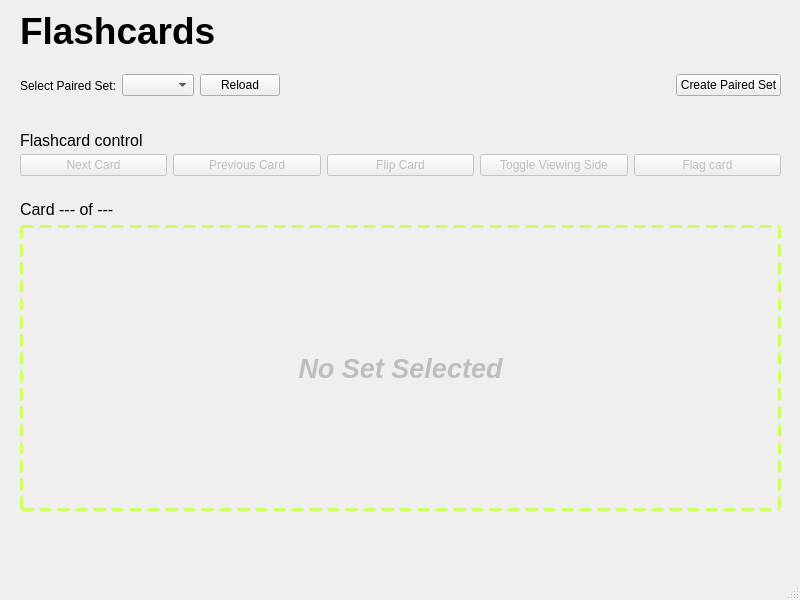
<?xml version="1.0" encoding="UTF-8"?>
<ui version="4.0">
 <class>Flashcards</class>
 <widget class="QMainWindow" name="Flashcards">
  <property name="geometry">
   <rect>
    <x>0</x>
    <y>0</y>
    <width>800</width>
    <height>600</height>
   </rect>
  </property>
  <property name="minimumSize">
   <size>
    <width>800</width>
    <height>600</height>
   </size>
  </property>
  <property name="maximumSize">
   <size>
    <width>800</width>
    <height>600</height>
   </size>
  </property>
  <property name="windowTitle">
   <string>MainWindow</string>
  </property>
  <widget class="QWidget" name="centralwidget">
   <widget class="QLabel" name="title">
    <property name="geometry">
     <rect>
      <x>20</x>
      <y>10</y>
      <width>271</width>
      <height>41</height>
     </rect>
    </property>
    <property name="font">
     <font>
      <pointsize>28</pointsize>
      <bold>true</bold>
     </font>
    </property>
    <property name="text">
     <string>Flashcards</string>
    </property>
   </widget>
   <widget class="QWidget" name="horizontalLayoutWidget">
    <property name="geometry">
     <rect>
      <x>20</x>
      <y>60</y>
      <width>761</width>
      <height>51</height>
     </rect>
    </property>
    <layout class="QHBoxLayout" name="horizontalLayout">
     <item>
      <widget class="QLabel" name="label">
       <property name="sizePolicy">
        <sizepolicy hsizetype="Fixed" vsizetype="Expanding">
         <horstretch>0</horstretch>
         <verstretch>0</verstretch>
        </sizepolicy>
       </property>
       <property name="text">
        <string>Select Paired Set:</string>
       </property>
      </widget>
     </item>
     <item>
      <widget class="QComboBox" name="fcSetBox"/>
     </item>
     <item>
      <widget class="QPushButton" name="reloadSetList">
       <property name="text">
        <string>Reload</string>
       </property>
      </widget>
     </item>
     <item>
      <spacer name="horizontalSpacer">
       <property name="orientation">
        <enum>Qt::Horizontal</enum>
       </property>
       <property name="sizeHint" stdset="0">
        <size>
         <width>40</width>
         <height>20</height>
        </size>
       </property>
      </spacer>
     </item>
     <item>
      <widget class="QPushButton" name="createPSet">
       <property name="text">
        <string>Create Paired Set</string>
       </property>
      </widget>
     </item>
    </layout>
   </widget>
   <widget class="QLabel" name="label_2">
    <property name="geometry">
     <rect>
      <x>20</x>
      <y>130</y>
      <width>131</width>
      <height>21</height>
     </rect>
    </property>
    <property name="font">
     <font>
      <pointsize>12</pointsize>
     </font>
    </property>
    <property name="text">
     <string>Flashcard control</string>
    </property>
   </widget>
   <widget class="QWidget" name="horizontalLayoutWidget_2">
    <property name="geometry">
     <rect>
      <x>20</x>
      <y>150</y>
      <width>761</width>
      <height>31</height>
     </rect>
    </property>
    <layout class="QHBoxLayout" name="horizontalLayout_2">
     <item>
      <widget class="QPushButton" name="nextCard">
       <property name="enabled">
        <bool>false</bool>
       </property>
       <property name="text">
        <string>Next Card</string>
       </property>
      </widget>
     </item>
     <item>
      <widget class="QPushButton" name="prevCard">
       <property name="enabled">
        <bool>false</bool>
       </property>
       <property name="text">
        <string>Previous Card</string>
       </property>
      </widget>
     </item>
     <item>
      <widget class="QPushButton" name="flipCard">
       <property name="enabled">
        <bool>false</bool>
       </property>
       <property name="toolTip">
        <string>&lt;html&gt;&lt;head/&gt;&lt;body&gt;&lt;p&gt;&lt;span style=&quot; font-size:10pt; font-weight:700;&quot;&gt;Flip Card&lt;/span&gt;&lt;/p&gt;&lt;p&gt;&lt;span style=&quot; font-size:10pt;&quot;&gt;This button &amp;quot;flips&amp;quot; the card, and displays the content on the other side of the card.&lt;/span&gt;&lt;/p&gt;&lt;/body&gt;&lt;/html&gt;</string>
       </property>
       <property name="text">
        <string>Flip Card</string>
       </property>
      </widget>
     </item>
     <item>
      <widget class="QPushButton" name="toggleVSide">
       <property name="enabled">
        <bool>false</bool>
       </property>
       <property name="toolTip">
        <string>&lt;html&gt;&lt;head/&gt;&lt;body&gt;&lt;p&gt;&lt;span style=&quot; font-size:10pt; font-weight:700;&quot;&gt;Toggle Viewing Side&lt;/span&gt;&lt;/p&gt;&lt;p&gt;&lt;span style=&quot; font-size:10pt;&quot;&gt;This feature changes which side of the flashcard you want to see first whenever you look at a new card.&lt;/span&gt;&lt;/p&gt;&lt;/body&gt;&lt;/html&gt;</string>
       </property>
       <property name="text">
        <string>Toggle Viewing Side</string>
       </property>
      </widget>
     </item>
     <item>
      <widget class="QPushButton" name="flagCard">
       <property name="enabled">
        <bool>false</bool>
       </property>
       <property name="toolTip">
        <string>&lt;html&gt;&lt;head/&gt;&lt;body&gt;&lt;p&gt;&lt;span style=&quot; font-size:10pt; font-weight:700;&quot;&gt;Flag Card&lt;/span&gt;&lt;/p&gt;&lt;p&gt;&lt;span style=&quot; font-size:10pt;&quot;&gt;This button allows you to flag this card for further revision, so you know to look at this card more closely next time.&lt;/span&gt;&lt;/p&gt;&lt;/body&gt;&lt;/html&gt;</string>
       </property>
       <property name="text">
        <string>Flag card</string>
       </property>
      </widget>
     </item>
    </layout>
   </widget>
   <widget class="QWidget" name="verticalLayoutWidget">
    <property name="geometry">
     <rect>
      <x>20</x>
      <y>200</y>
      <width>761</width>
      <height>311</height>
     </rect>
    </property>
    <layout class="QVBoxLayout" name="verticalLayout">
     <item>
      <widget class="QLabel" name="cardNumber">
       <property name="sizePolicy">
        <sizepolicy hsizetype="Preferred" vsizetype="Fixed">
         <horstretch>0</horstretch>
         <verstretch>0</verstretch>
        </sizepolicy>
       </property>
       <property name="font">
        <font>
         <pointsize>12</pointsize>
        </font>
       </property>
       <property name="text">
        <string>Card --- of ---</string>
       </property>
      </widget>
     </item>
     <item>
      <widget class="QLabel" name="cardContent">
       <property name="enabled">
        <bool>false</bool>
       </property>
       <property name="sizePolicy">
        <sizepolicy hsizetype="Expanding" vsizetype="Expanding">
         <horstretch>0</horstretch>
         <verstretch>0</verstretch>
        </sizepolicy>
       </property>
       <property name="font">
        <font>
         <pointsize>20</pointsize>
         <italic>true</italic>
         <bold>true</bold>
        </font>
       </property>
       <property name="styleSheet">
        <string notr="true">border: 3px dashed rgb(205, 255, 97);</string>
       </property>
       <property name="text">
        <string>No Set Selected</string>
       </property>
       <property name="alignment">
        <set>Qt::AlignCenter</set>
       </property>
      </widget>
     </item>
    </layout>
   </widget>
  </widget>
  <widget class="QMenuBar" name="menubar">
   <property name="geometry">
    <rect>
     <x>0</x>
     <y>0</y>
     <width>800</width>
     <height>22</height>
    </rect>
   </property>
  </widget>
  <widget class="QStatusBar" name="statusbar"/>
 </widget>
 <resources/>
 <connections/>
</ui>
